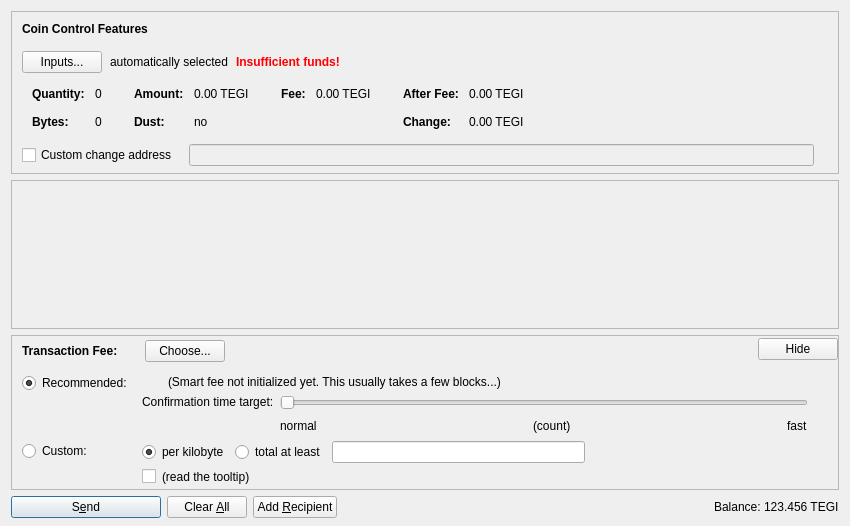
<?xml version="1.0" encoding="UTF-8"?>
<ui version="4.0">
 <class>SendCoinsDialog</class>
 <widget class="QDialog" name="SendCoinsDialog">
  <property name="geometry">
   <rect>
    <x>0</x>
    <y>0</y>
    <width>850</width>
    <height>526</height>
   </rect>
  </property>
  <property name="windowTitle">
   <string>Send Coins</string>
  </property>
  <layout class="QVBoxLayout" name="verticalLayout" stretch="0,1,0,0">
   <property name="bottomMargin">
    <number>8</number>
   </property>
   <item>
    <widget class="QFrame" name="frameCoinControl">
     <property name="sizePolicy">
      <sizepolicy hsizetype="Expanding" vsizetype="Expanding">
       <horstretch>0</horstretch>
       <verstretch>0</verstretch>
      </sizepolicy>
     </property>
     <property name="maximumSize">
      <size>
       <width>16777215</width>
       <height>16777215</height>
      </size>
     </property>
     <property name="frameShape">
      <enum>QFrame::StyledPanel</enum>
     </property>
     <property name="frameShadow">
      <enum>QFrame::Sunken</enum>
     </property>
     <layout class="QVBoxLayout" name="verticalLayoutCoinControl2">
      <property name="spacing">
       <number>0</number>
      </property>
      <property name="leftMargin">
       <number>0</number>
      </property>
      <property name="topMargin">
       <number>0</number>
      </property>
      <property name="rightMargin">
       <number>0</number>
      </property>
      <property name="bottomMargin">
       <number>6</number>
      </property>
      <item>
       <layout class="QVBoxLayout" name="verticalLayoutCoinControl" stretch="0,0,0,0,1">
        <property name="spacing">
         <number>0</number>
        </property>
        <property name="leftMargin">
         <number>10</number>
        </property>
        <property name="topMargin">
         <number>10</number>
        </property>
        <item>
         <layout class="QHBoxLayout" name="horizontalLayoutCoinControl1">
          <property name="bottomMargin">
           <number>15</number>
          </property>
          <item>
           <widget class="QLabel" name="labelCoinControlFeatures">
            <property name="sizePolicy">
             <sizepolicy hsizetype="Preferred" vsizetype="Maximum">
              <horstretch>0</horstretch>
              <verstretch>0</verstretch>
             </sizepolicy>
            </property>
            <property name="font">
             <font>
              <weight>75</weight>
              <bold>true</bold>
             </font>
            </property>
            <property name="styleSheet">
             <string notr="true">font-weight:bold;</string>
            </property>
            <property name="text">
             <string>Coin Control Features</string>
            </property>
           </widget>
          </item>
         </layout>
        </item>
        <item>
         <layout class="QHBoxLayout" name="horizontalLayoutCoinControl2" stretch="0,0,0,0">
          <property name="spacing">
           <number>8</number>
          </property>
          <property name="bottomMargin">
           <number>10</number>
          </property>
          <item>
           <widget class="QPushButton" name="pushButtonCoinControl">
            <property name="styleSheet">
             <string notr="true"/>
            </property>
            <property name="text">
             <string>Inputs...</string>
            </property>
            <property name="autoDefault">
             <bool>false</bool>
            </property>
           </widget>
          </item>
          <item>
           <widget class="QLabel" name="labelCoinControlAutomaticallySelected">
            <property name="text">
             <string>automatically selected</string>
            </property>
            <property name="margin">
             <number>5</number>
            </property>
           </widget>
          </item>
          <item>
           <widget class="QLabel" name="labelCoinControlInsuffFunds">
            <property name="font">
             <font>
              <weight>75</weight>
              <bold>true</bold>
             </font>
            </property>
            <property name="styleSheet">
             <string notr="true">color:red;font-weight:bold;</string>
            </property>
            <property name="text">
             <string>Insufficient funds!</string>
            </property>
            <property name="margin">
             <number>5</number>
            </property>
           </widget>
          </item>
          <item>
           <spacer name="horizontalSpacerCoinControl">
            <property name="orientation">
             <enum>Qt::Horizontal</enum>
            </property>
            <property name="sizeHint" stdset="0">
             <size>
              <width>40</width>
              <height>1</height>
             </size>
            </property>
           </spacer>
          </item>
         </layout>
        </item>
        <item>
         <widget class="QWidget" name="widgetCoinControl" native="true">
          <property name="sizePolicy">
           <sizepolicy hsizetype="Preferred" vsizetype="Preferred">
            <horstretch>0</horstretch>
            <verstretch>0</verstretch>
           </sizepolicy>
          </property>
          <property name="minimumSize">
           <size>
            <width>0</width>
            <height>0</height>
           </size>
          </property>
          <property name="styleSheet">
           <string notr="true"/>
          </property>
          <layout class="QHBoxLayout" name="horizontalLayoutCoinControl5">
           <property name="leftMargin">
            <number>0</number>
           </property>
           <property name="topMargin">
            <number>0</number>
           </property>
           <property name="rightMargin">
            <number>0</number>
           </property>
           <property name="bottomMargin">
            <number>0</number>
           </property>
           <item>
            <layout class="QHBoxLayout" name="horizontalLayoutCoinControl3" stretch="0,0,0,1">
             <property name="spacing">
              <number>20</number>
             </property>
             <property name="topMargin">
              <number>0</number>
             </property>
             <property name="bottomMargin">
              <number>10</number>
             </property>
             <item>
              <layout class="QFormLayout" name="formLayoutCoinControl1">
               <property name="horizontalSpacing">
                <number>10</number>
               </property>
               <property name="verticalSpacing">
                <number>14</number>
               </property>
               <property name="leftMargin">
                <number>10</number>
               </property>
               <property name="topMargin">
                <number>4</number>
               </property>
               <property name="rightMargin">
                <number>6</number>
               </property>
               <item row="0" column="0">
                <widget class="QLabel" name="labelCoinControlQuantityText">
                 <property name="font">
                  <font>
                   <weight>75</weight>
                   <bold>true</bold>
                  </font>
                 </property>
                 <property name="text">
                  <string>Quantity:</string>
                 </property>
                 <property name="margin">
                  <number>0</number>
                 </property>
                </widget>
               </item>
               <item row="0" column="1">
                <widget class="QLabel" name="labelCoinControlQuantity">
                 <property name="cursor">
                  <cursorShape>IBeamCursor</cursorShape>
                 </property>
                 <property name="contextMenuPolicy">
                  <enum>Qt::ActionsContextMenu</enum>
                 </property>
                 <property name="text">
                  <string notr="true">0</string>
                 </property>
                 <property name="margin">
                  <number>0</number>
                 </property>
                 <property name="textInteractionFlags">
                  <set>Qt::LinksAccessibleByMouse|Qt::TextSelectableByKeyboard|Qt::TextSelectableByMouse</set>
                 </property>
                </widget>
               </item>
               <item row="1" column="0">
                <widget class="QLabel" name="labelCoinControlBytesText">
                 <property name="font">
                  <font>
                   <weight>75</weight>
                   <bold>true</bold>
                  </font>
                 </property>
                 <property name="text">
                  <string>Bytes:</string>
                 </property>
                </widget>
               </item>
               <item row="1" column="1">
                <widget class="QLabel" name="labelCoinControlBytes">
                 <property name="cursor">
                  <cursorShape>IBeamCursor</cursorShape>
                 </property>
                 <property name="contextMenuPolicy">
                  <enum>Qt::ActionsContextMenu</enum>
                 </property>
                 <property name="text">
                  <string notr="true">0</string>
                 </property>
                 <property name="textInteractionFlags">
                  <set>Qt::LinksAccessibleByMouse|Qt::TextSelectableByKeyboard|Qt::TextSelectableByMouse</set>
                 </property>
                </widget>
               </item>
              </layout>
             </item>
             <item>
              <layout class="QFormLayout" name="formLayoutCoinControl2">
               <property name="horizontalSpacing">
                <number>10</number>
               </property>
               <property name="verticalSpacing">
                <number>14</number>
               </property>
               <property name="leftMargin">
                <number>6</number>
               </property>
               <property name="topMargin">
                <number>4</number>
               </property>
               <property name="rightMargin">
                <number>6</number>
               </property>
               <item row="0" column="0">
                <widget class="QLabel" name="labelCoinControlAmountText">
                 <property name="font">
                  <font>
                   <weight>75</weight>
                   <bold>true</bold>
                  </font>
                 </property>
                 <property name="text">
                  <string>Amount:</string>
                 </property>
                 <property name="margin">
                  <number>0</number>
                 </property>
                </widget>
               </item>
               <item row="0" column="1">
                <widget class="QLabel" name="labelCoinControlAmount">
                 <property name="cursor">
                  <cursorShape>IBeamCursor</cursorShape>
                 </property>
                 <property name="contextMenuPolicy">
                  <enum>Qt::ActionsContextMenu</enum>
                 </property>
                 <property name="text">
                  <string notr="true">0.00 TEGI</string>
                 </property>
                 <property name="textInteractionFlags">
                  <set>Qt::LinksAccessibleByMouse|Qt::TextSelectableByKeyboard|Qt::TextSelectableByMouse</set>
                 </property>
                </widget>
               </item>
               <item row="1" column="0">
                <widget class="QLabel" name="labelCoinControlLowOutputText">
                 <property name="font">
                  <font>
                   <weight>75</weight>
                   <bold>true</bold>
                  </font>
                 </property>
                 <property name="text">
                  <string>Dust:</string>
                 </property>
                </widget>
               </item>
               <item row="1" column="1">
                <widget class="QLabel" name="labelCoinControlLowOutput">
                 <property name="cursor">
                  <cursorShape>IBeamCursor</cursorShape>
                 </property>
                 <property name="contextMenuPolicy">
                  <enum>Qt::ActionsContextMenu</enum>
                 </property>
                 <property name="text">
                  <string notr="true">no</string>
                 </property>
                 <property name="textInteractionFlags">
                  <set>Qt::LinksAccessibleByMouse|Qt::TextSelectableByKeyboard|Qt::TextSelectableByMouse</set>
                 </property>
                </widget>
               </item>
              </layout>
             </item>
             <item>
              <layout class="QFormLayout" name="formLayoutCoinControl3">
               <property name="horizontalSpacing">
                <number>10</number>
               </property>
               <property name="verticalSpacing">
                <number>14</number>
               </property>
               <property name="leftMargin">
                <number>6</number>
               </property>
               <property name="topMargin">
                <number>4</number>
               </property>
               <property name="rightMargin">
                <number>6</number>
               </property>
               <item row="0" column="0">
                <widget class="QLabel" name="labelCoinControlFeeText">
                 <property name="font">
                  <font>
                   <weight>75</weight>
                   <bold>true</bold>
                  </font>
                 </property>
                 <property name="text">
                  <string>Fee:</string>
                 </property>
                 <property name="margin">
                  <number>0</number>
                 </property>
                </widget>
               </item>
               <item row="0" column="1">
                <widget class="QLabel" name="labelCoinControlFee">
                 <property name="cursor">
                  <cursorShape>IBeamCursor</cursorShape>
                 </property>
                 <property name="contextMenuPolicy">
                  <enum>Qt::ActionsContextMenu</enum>
                 </property>
                 <property name="text">
                  <string notr="true">0.00 TEGI</string>
                 </property>
                 <property name="textInteractionFlags">
                  <set>Qt::LinksAccessibleByMouse|Qt::TextSelectableByKeyboard|Qt::TextSelectableByMouse</set>
                 </property>
                </widget>
               </item>
              </layout>
             </item>
             <item>
              <layout class="QFormLayout" name="formLayoutCoinControl4">
               <property name="horizontalSpacing">
                <number>10</number>
               </property>
               <property name="verticalSpacing">
                <number>14</number>
               </property>
               <property name="leftMargin">
                <number>6</number>
               </property>
               <property name="topMargin">
                <number>4</number>
               </property>
               <property name="rightMargin">
                <number>6</number>
               </property>
               <item row="0" column="0">
                <widget class="QLabel" name="labelCoinControlAfterFeeText">
                 <property name="font">
                  <font>
                   <weight>75</weight>
                   <bold>true</bold>
                  </font>
                 </property>
                 <property name="text">
                  <string>After Fee:</string>
                 </property>
                 <property name="margin">
                  <number>0</number>
                 </property>
                </widget>
               </item>
               <item row="0" column="1">
                <widget class="QLabel" name="labelCoinControlAfterFee">
                 <property name="cursor">
                  <cursorShape>IBeamCursor</cursorShape>
                 </property>
                 <property name="contextMenuPolicy">
                  <enum>Qt::ActionsContextMenu</enum>
                 </property>
                 <property name="text">
                  <string notr="true">0.00 TEGI</string>
                 </property>
                 <property name="textInteractionFlags">
                  <set>Qt::LinksAccessibleByMouse|Qt::TextSelectableByKeyboard|Qt::TextSelectableByMouse</set>
                 </property>
                </widget>
               </item>
               <item row="1" column="0">
                <widget class="QLabel" name="labelCoinControlChangeText">
                 <property name="font">
                  <font>
                   <weight>75</weight>
                   <bold>true</bold>
                  </font>
                 </property>
                 <property name="text">
                  <string>Change:</string>
                 </property>
                </widget>
               </item>
               <item row="1" column="1">
                <widget class="QLabel" name="labelCoinControlChange">
                 <property name="cursor">
                  <cursorShape>IBeamCursor</cursorShape>
                 </property>
                 <property name="contextMenuPolicy">
                  <enum>Qt::ActionsContextMenu</enum>
                 </property>
                 <property name="text">
                  <string notr="true">0.00 TEGI</string>
                 </property>
                 <property name="textInteractionFlags">
                  <set>Qt::LinksAccessibleByMouse|Qt::TextSelectableByKeyboard|Qt::TextSelectableByMouse</set>
                 </property>
                </widget>
               </item>
              </layout>
             </item>
            </layout>
           </item>
          </layout>
         </widget>
        </item>
        <item>
         <layout class="QHBoxLayout" name="horizontalLayoutCoinControl4" stretch="0,0,0">
          <property name="spacing">
           <number>12</number>
          </property>
          <property name="sizeConstraint">
           <enum>QLayout::SetDefaultConstraint</enum>
          </property>
          <property name="topMargin">
           <number>5</number>
          </property>
          <property name="rightMargin">
           <number>5</number>
          </property>
          <item>
           <widget class="QCheckBox" name="checkBoxCoinControlChange">
            <property name="toolTip">
             <string>If this is activated, but the change address is empty or invalid, change will be sent to a newly generated address.</string>
            </property>
            <property name="text">
             <string>Custom change address</string>
            </property>
           </widget>
          </item>
          <item>
           <widget class="QValidatedLineEdit" name="lineEditCoinControlChange">
            <property name="enabled">
             <bool>false</bool>
            </property>
            <property name="sizePolicy">
             <sizepolicy hsizetype="Expanding" vsizetype="Fixed">
              <horstretch>0</horstretch>
              <verstretch>0</verstretch>
             </sizepolicy>
            </property>
           </widget>
          </item>
          <item>
           <widget class="QLabel" name="labelCoinControlChangeLabel">
            <property name="sizePolicy">
             <sizepolicy hsizetype="Preferred" vsizetype="Expanding">
              <horstretch>0</horstretch>
              <verstretch>0</verstretch>
             </sizepolicy>
            </property>
            <property name="minimumSize">
             <size>
              <width>0</width>
              <height>0</height>
             </size>
            </property>
            <property name="text">
             <string/>
            </property>
            <property name="margin">
             <number>3</number>
            </property>
           </widget>
          </item>
         </layout>
        </item>
        <item>
         <spacer name="verticalSpacerCoinControl">
          <property name="orientation">
           <enum>Qt::Vertical</enum>
          </property>
          <property name="sizeHint" stdset="0">
           <size>
            <width>800</width>
            <height>1</height>
           </size>
          </property>
         </spacer>
        </item>
       </layout>
      </item>
     </layout>
    </widget>
   </item>
   <item>
    <widget class="QScrollArea" name="scrollArea">
     <property name="widgetResizable">
      <bool>true</bool>
     </property>
     <widget class="QWidget" name="scrollAreaWidgetContents">
      <property name="geometry">
       <rect>
        <x>0</x>
        <y>0</y>
        <width>830</width>
        <height>104</height>
       </rect>
      </property>
      <layout class="QVBoxLayout" name="verticalLayout_2" stretch="0,1">
       <property name="leftMargin">
        <number>0</number>
       </property>
       <property name="topMargin">
        <number>0</number>
       </property>
       <property name="rightMargin">
        <number>0</number>
       </property>
       <property name="bottomMargin">
        <number>0</number>
       </property>
       <item>
        <layout class="QVBoxLayout" name="entries">
         <property name="spacing">
          <number>6</number>
         </property>
        </layout>
       </item>
       <item>
        <spacer name="verticalSpacer">
         <property name="orientation">
          <enum>Qt::Vertical</enum>
         </property>
         <property name="sizeHint" stdset="0">
          <size>
           <width>20</width>
           <height>40</height>
          </size>
         </property>
        </spacer>
       </item>
      </layout>
     </widget>
    </widget>
   </item>
   <item>
    <widget class="QFrame" name="frameFee">
     <property name="sizePolicy">
      <sizepolicy hsizetype="Expanding" vsizetype="Expanding">
       <horstretch>0</horstretch>
       <verstretch>0</verstretch>
      </sizepolicy>
     </property>
     <property name="maximumSize">
      <size>
       <width>16777215</width>
       <height>16777215</height>
      </size>
     </property>
     <property name="frameShape">
      <enum>QFrame::StyledPanel</enum>
     </property>
     <property name="frameShadow">
      <enum>QFrame::Sunken</enum>
     </property>
     <layout class="QVBoxLayout" name="verticalLayoutFee1">
      <property name="spacing">
       <number>0</number>
      </property>
      <property name="leftMargin">
       <number>0</number>
      </property>
      <property name="topMargin">
       <number>0</number>
      </property>
      <property name="rightMargin">
       <number>0</number>
      </property>
      <property name="bottomMargin">
       <number>0</number>
      </property>
      <item>
       <layout class="QVBoxLayout" name="verticalLayoutFee2" stretch="0,0,0">
        <property name="spacing">
         <number>0</number>
        </property>
        <property name="leftMargin">
         <number>10</number>
        </property>
        <property name="topMargin">
         <number>0</number>
        </property>
        <item>
         <layout class="QHBoxLayout" name="horizontalLayoutFee1">
          <property name="bottomMargin">
           <number>0</number>
          </property>
          <item>
           <layout class="QVBoxLayout" name="verticalLayoutFee7">
            <property name="spacing">
             <number>0</number>
            </property>
            <item>
             <spacer name="verticalSpacerSmartFee">
              <property name="orientation">
               <enum>Qt::Vertical</enum>
              </property>
              <property name="sizeType">
               <enum>QSizePolicy::Fixed</enum>
              </property>
              <property name="sizeHint" stdset="0">
               <size>
                <width>1</width>
                <height>4</height>
               </size>
              </property>
             </spacer>
            </item>
            <item>
             <layout class="QHBoxLayout" name="horizontalLayoutSmartFee">
              <property name="spacing">
               <number>10</number>
              </property>
              <item>
               <widget class="QLabel" name="labelFeeHeadline">
                <property name="sizePolicy">
                 <sizepolicy hsizetype="Preferred" vsizetype="Maximum">
                  <horstretch>0</horstretch>
                  <verstretch>0</verstretch>
                 </sizepolicy>
                </property>
                <property name="font">
                 <font>
                  <weight>75</weight>
                  <bold>true</bold>
                 </font>
                </property>
                <property name="styleSheet">
                 <string notr="true">font-weight:bold;</string>
                </property>
                <property name="text">
                 <string>Transaction Fee:</string>
                </property>
               </widget>
              </item>
              <item>
               <widget class="QLabel" name="labelFeeMinimized">
                <property name="text">
                 <string/>
                </property>
               </widget>
              </item>
              <item>
               <widget class="QPushButton" name="buttonChooseFee">
                <property name="text">
                 <string>Choose...</string>
                </property>
               </widget>
              </item>
             </layout>
            </item>
            <item>
             <spacer name="verticalSpacer_5">
              <property name="orientation">
               <enum>Qt::Vertical</enum>
              </property>
              <property name="sizeHint" stdset="0">
               <size>
                <width>1</width>
                <height>1</height>
               </size>
              </property>
             </spacer>
            </item>
           </layout>
          </item>
          <item>
           <spacer name="horizontalSpacer_4">
            <property name="orientation">
             <enum>Qt::Horizontal</enum>
            </property>
            <property name="sizeHint" stdset="0">
             <size>
              <width>40</width>
              <height>20</height>
             </size>
            </property>
           </spacer>
          </item>
          <item>
           <widget class="QPushButton" name="buttonMinimizeFee">
            <property name="toolTip">
             <string>collapse fee-settings</string>
            </property>
            <property name="text">
             <string>Hide</string>
            </property>
           </widget>
          </item>
         </layout>
        </item>
        <item>
         <widget class="QFrame" name="frameFeeSelection">
          <layout class="QVBoxLayout" name="verticalLayoutFee12">
           <property name="spacing">
            <number>0</number>
           </property>
           <property name="leftMargin">
            <number>0</number>
           </property>
           <property name="topMargin">
            <number>0</number>
           </property>
           <property name="rightMargin">
            <number>0</number>
           </property>
           <property name="bottomMargin">
            <number>0</number>
           </property>
           <item>
            <layout class="QGridLayout" name="gridLayoutFee">
             <property name="topMargin">
              <number>10</number>
             </property>
             <property name="bottomMargin">
              <number>4</number>
             </property>
             <property name="horizontalSpacing">
              <number>10</number>
             </property>
             <property name="verticalSpacing">
              <number>4</number>
             </property>
             <item row="1" column="1">
              <layout class="QVBoxLayout" name="verticalLayoutFee8">
               <property name="spacing">
                <number>6</number>
               </property>
               <item>
                <layout class="QHBoxLayout" name="horizontalLayoutFee13">
                 <item>
                  <widget class="QRadioButton" name="radioCustomPerKilobyte">
                   <property name="toolTip">
                    <string>If the custom fee is set to 1000 satoshis and the transaction is only 250 bytes, then &quot;per kilobyte&quot; only pays 250 satoshis in fee, while &quot;total at least&quot; pays 1000 satoshis. For transactions bigger than a kilobyte both pay by kilobyte.</string>
                   </property>
                   <property name="text">
                    <string>per kilobyte</string>
                   </property>
                   <property name="checked">
                    <bool>true</bool>
                   </property>
                   <attribute name="buttonGroup">
                    <string notr="true">groupCustomFee</string>
                   </attribute>
                  </widget>
                 </item>
                 <item>
                  <widget class="QRadioButton" name="radioCustomAtLeast">
                   <property name="toolTip">
                    <string>If the custom fee is set to 1000 satoshis and the transaction is only 250 bytes, then &quot;per kilobyte&quot; only pays 250 satoshis in fee, while &quot;total at least&quot; pays 1000 satoshis. For transactions bigger than a kilobyte both pay by kilobyte.</string>
                   </property>
                   <property name="text">
                    <string>total at least</string>
                   </property>
                   <attribute name="buttonGroup">
                    <string notr="true">groupCustomFee</string>
                   </attribute>
                  </widget>
                 </item>
                 <item>
                  <widget class="BitcoinAmountField" name="customFee"/>
                 </item>
                 <item>
                  <spacer name="horizontalSpacer_6">
                   <property name="orientation">
                    <enum>Qt::Horizontal</enum>
                   </property>
                   <property name="sizeHint" stdset="0">
                    <size>
                     <width>1</width>
                     <height>1</height>
                    </size>
                   </property>
                  </spacer>
                 </item>
                </layout>
               </item>
               <item>
                <layout class="QHBoxLayout" name="horizontalLayoutFee8">
                 <item>
                  <widget class="QCheckBox" name="checkBoxMinimumFee">
                   <property name="toolTip">
                    <string>Paying only the minimum fee is just fine as long as there is less transaction volume than space in the blocks. But be aware that this can end up in a never confirming transaction once there is more demand for bitcoin transactions than the network can process.</string>
                   </property>
                   <property name="text">
                    <string/>
                   </property>
                  </widget>
                 </item>
                 <item>
                  <widget class="QLabel" name="labelMinFeeWarning">
                   <property name="enabled">
                    <bool>true</bool>
                   </property>
                   <property name="toolTip">
                    <string>Paying only the minimum fee is just fine as long as there is less transaction volume than space in the blocks. But be aware that this can end up in a never confirming transaction once there is more demand for bitcoin transactions than the network can process.</string>
                   </property>
                   <property name="text">
                    <string>(read the tooltip)</string>
                   </property>
                   <property name="margin">
                    <number>5</number>
                   </property>
                  </widget>
                 </item>
                 <item>
                  <spacer name="horizontalSpacer_2">
                   <property name="orientation">
                    <enum>Qt::Horizontal</enum>
                   </property>
                   <property name="sizeHint" stdset="0">
                    <size>
                     <width>1</width>
                     <height>1</height>
                    </size>
                   </property>
                  </spacer>
                 </item>
                </layout>
               </item>
              </layout>
             </item>
             <item row="0" column="0">
              <layout class="QVBoxLayout" name="verticalLayoutFee4" stretch="0,1">
               <item>
                <widget class="QRadioButton" name="radioSmartFee">
                 <property name="text">
                  <string>Recommended:</string>
                 </property>
                 <property name="checked">
                  <bool>true</bool>
                 </property>
                 <attribute name="buttonGroup">
                  <string notr="true">groupFee</string>
                 </attribute>
                </widget>
               </item>
               <item>
                <spacer name="verticalSpacer_2">
                 <property name="orientation">
                  <enum>Qt::Vertical</enum>
                 </property>
                 <property name="sizeHint" stdset="0">
                  <size>
                   <width>1</width>
                   <height>1</height>
                  </size>
                 </property>
                </spacer>
               </item>
              </layout>
             </item>
             <item row="1" column="0">
              <layout class="QVBoxLayout" name="verticalLayoutFee9" stretch="0,1">
               <item>
                <widget class="QRadioButton" name="radioCustomFee">
                 <property name="text">
                  <string>Custom:</string>
                 </property>
                 <attribute name="buttonGroup">
                  <string notr="true">groupFee</string>
                 </attribute>
                </widget>
               </item>
               <item>
                <spacer name="verticalSpacer_6">
                 <property name="orientation">
                  <enum>Qt::Vertical</enum>
                 </property>
                 <property name="sizeHint" stdset="0">
                  <size>
                   <width>1</width>
                   <height>1</height>
                  </size>
                 </property>
                </spacer>
               </item>
              </layout>
             </item>
             <item row="0" column="1">
              <layout class="QVBoxLayout" name="verticalLayoutFee3" stretch="0,0,1">
               <property name="spacing">
                <number>6</number>
               </property>
               <property name="topMargin">
                <number>2</number>
               </property>
               <item>
                <layout class="QHBoxLayout" name="horizontalLayoutFee12">
                 <item>
                  <widget class="QLabel" name="labelSmartFee">
                   <property name="text">
                    <string/>
                   </property>
                   <property name="margin">
                    <number>2</number>
                   </property>
                  </widget>
                 </item>
                 <item>
                  <widget class="QLabel" name="labelFeeEstimation">
                   <property name="text">
                    <string/>
                   </property>
                  </widget>
                 </item>
                 <item>
                  <widget class="QLabel" name="labelSmartFee2">
                   <property name="text">
                    <string>(Smart fee not initialized yet. This usually takes a few blocks...)</string>
                   </property>
                   <property name="margin">
                    <number>2</number>
                   </property>
                  </widget>
                 </item>
                 <item>
                  <spacer name="horizontalSpacer_5">
                   <property name="orientation">
                    <enum>Qt::Horizontal</enum>
                   </property>
                   <property name="sizeHint" stdset="0">
                    <size>
                     <width>1</width>
                     <height>1</height>
                    </size>
                   </property>
                  </spacer>
                 </item>
                </layout>
               </item>
               <item>
                <layout class="QHBoxLayout" name="horizontalLayoutFee9">
                 <item>
                  <layout class="QVBoxLayout" name="verticalLayoutFee6">
                   <item>
                    <widget class="QLabel" name="labelSmartFee3">
                     <property name="text">
                      <string>Confirmation time target:</string>
                     </property>
                     <property name="margin">
                      <number>2</number>
                     </property>
                    </widget>
                   </item>
                   <item>
                    <spacer name="verticalSpacer_3">
                     <property name="orientation">
                      <enum>Qt::Vertical</enum>
                     </property>
                     <property name="sizeHint" stdset="0">
                      <size>
                       <width>1</width>
                       <height>1</height>
                      </size>
                     </property>
                    </spacer>
                   </item>
                  </layout>
                 </item>
                 <item>
                  <layout class="QVBoxLayout" name="verticalLayoutFee5">
                   <property name="rightMargin">
                    <number>30</number>
                   </property>
                   <item>
                    <widget class="QSlider" name="sliderSmartFee">
                     <property name="minimum">
                      <number>0</number>
                     </property>
                     <property name="maximum">
                      <number>23</number>
                     </property>
                     <property name="pageStep">
                      <number>1</number>
                     </property>
                     <property name="value">
                      <number>0</number>
                     </property>
                     <property name="orientation">
                      <enum>Qt::Horizontal</enum>
                     </property>
                     <property name="invertedAppearance">
                      <bool>false</bool>
                     </property>
                     <property name="invertedControls">
                      <bool>false</bool>
                     </property>
                     <property name="tickPosition">
                      <enum>QSlider::NoTicks</enum>
                     </property>
                    </widget>
                   </item>
                   <item>
                    <layout class="QHBoxLayout" name="horizontalLayoutFee10">
                     <item>
                      <widget class="QLabel" name="labelSmartFeeNormal">
                       <property name="text">
                        <string>normal</string>
                       </property>
                      </widget>
                     </item>
                     <item>
                      <spacer name="horizontalSpacer_7">
                       <property name="orientation">
                        <enum>Qt::Horizontal</enum>
                       </property>
                       <property name="sizeHint" stdset="0">
                        <size>
                         <width>40</width>
                         <height>20</height>
                        </size>
                       </property>
                      </spacer>
                     </item>
                     <item>
                      <widget class="QLabel" name="confirmationTargetLabel">
                       <property name="text">
                        <string notr="true">(count)</string>
                       </property>
                      </widget>
                     </item>
                     <item>
                      <spacer name="horizontalSpacer_3">
                       <property name="orientation">
                        <enum>Qt::Horizontal</enum>
                       </property>
                       <property name="sizeHint" stdset="0">
                        <size>
                         <width>40</width>
                         <height>20</height>
                        </size>
                       </property>
                      </spacer>
                     </item>
                     <item>
                      <widget class="QLabel" name="labelSmartFeeFast">
                       <property name="text">
                        <string>fast</string>
                       </property>
                      </widget>
                     </item>
                    </layout>
                   </item>
                  </layout>
                 </item>
                </layout>
               </item>
               <item>
                <spacer name="verticalSpacer_4">
                 <property name="orientation">
                  <enum>Qt::Vertical</enum>
                 </property>
                 <property name="sizeHint" stdset="0">
                  <size>
                   <width>1</width>
                   <height>1</height>
                  </size>
                 </property>
                </spacer>
               </item>
              </layout>
             </item>
            </layout>
           </item>
          </layout>
         </widget>
        </item>
        <item>
         <spacer name="verticalSpacerFee">
          <property name="orientation">
           <enum>Qt::Vertical</enum>
          </property>
          <property name="sizeHint" stdset="0">
           <size>
            <width>800</width>
            <height>1</height>
           </size>
          </property>
         </spacer>
        </item>
       </layout>
      </item>
     </layout>
    </widget>
   </item>
   <item>
    <layout class="QHBoxLayout" name="horizontalLayout">
     <item>
      <widget class="QPushButton" name="sendButton">
       <property name="minimumSize">
        <size>
         <width>150</width>
         <height>0</height>
        </size>
       </property>
       <property name="toolTip">
        <string>Confirm the send action</string>
       </property>
       <property name="text">
        <string>S&amp;end</string>
       </property>
       <property name="icon">
        <iconset resource="../bitcoin.qrc">
         <normaloff>:/icons/send</normaloff>:/icons/send</iconset>
       </property>
       <property name="autoDefault">
        <bool>false</bool>
       </property>
       <property name="default">
        <bool>true</bool>
       </property>
      </widget>
     </item>
     <item>
      <widget class="QPushButton" name="clearButton">
       <property name="sizePolicy">
        <sizepolicy hsizetype="Minimum" vsizetype="Fixed">
         <horstretch>0</horstretch>
         <verstretch>0</verstretch>
        </sizepolicy>
       </property>
       <property name="toolTip">
        <string>Clear all fields of the form.</string>
       </property>
       <property name="text">
        <string>Clear &amp;All</string>
       </property>
       <property name="icon">
        <iconset resource="../bitcoin.qrc">
         <normaloff>:/icons/remove</normaloff>:/icons/remove</iconset>
       </property>
       <property name="autoDefault">
        <bool>false</bool>
       </property>
      </widget>
     </item>
     <item>
      <widget class="QPushButton" name="addButton">
       <property name="toolTip">
        <string>Send to multiple recipients at once</string>
       </property>
       <property name="text">
        <string>Add &amp;Recipient</string>
       </property>
       <property name="icon">
        <iconset resource="../bitcoin.qrc">
         <normaloff>:/icons/add</normaloff>:/icons/add</iconset>
       </property>
       <property name="autoDefault">
        <bool>false</bool>
       </property>
      </widget>
     </item>
     <item>
      <spacer name="horizontalSpacer">
       <property name="orientation">
        <enum>Qt::Horizontal</enum>
       </property>
       <property name="sizeHint" stdset="0">
        <size>
         <width>40</width>
         <height>20</height>
        </size>
       </property>
      </spacer>
     </item>
     <item>
      <layout class="QHBoxLayout" name="horizontalLayout_2">
       <property name="spacing">
        <number>3</number>
       </property>
       <item>
        <widget class="QLabel" name="label">
         <property name="sizePolicy">
          <sizepolicy hsizetype="Preferred" vsizetype="Fixed">
           <horstretch>0</horstretch>
           <verstretch>0</verstretch>
          </sizepolicy>
         </property>
         <property name="text">
          <string>Balance:</string>
         </property>
        </widget>
       </item>
       <item>
        <widget class="QLabel" name="labelBalance">
         <property name="sizePolicy">
          <sizepolicy hsizetype="Preferred" vsizetype="Fixed">
           <horstretch>0</horstretch>
           <verstretch>0</verstretch>
          </sizepolicy>
         </property>
         <property name="cursor">
          <cursorShape>IBeamCursor</cursorShape>
         </property>
         <property name="text">
          <string notr="true">123.456 TEGI</string>
         </property>
         <property name="textInteractionFlags">
          <set>Qt::LinksAccessibleByMouse|Qt::TextSelectableByKeyboard|Qt::TextSelectableByMouse</set>
         </property>
        </widget>
       </item>
      </layout>
     </item>
    </layout>
   </item>
  </layout>
 </widget>
 <customwidgets>
  <customwidget>
   <class>QValidatedLineEdit</class>
   <extends>QLineEdit</extends>
   <header>qvalidatedlineedit.h</header>
  </customwidget>
  <customwidget>
   <class>BitcoinAmountField</class>
   <extends>QLineEdit</extends>
   <header>bitcoinamountfield.h</header>
   <container>1</container>
  </customwidget>
 </customwidgets>
 <resources>
  <include location="../bitcoin.qrc"/>
 </resources>
 <connections/>
 <buttongroups>
  <buttongroup name="groupFee"/>
  <buttongroup name="groupCustomFee"/>
 </buttongroups>
</ui>
